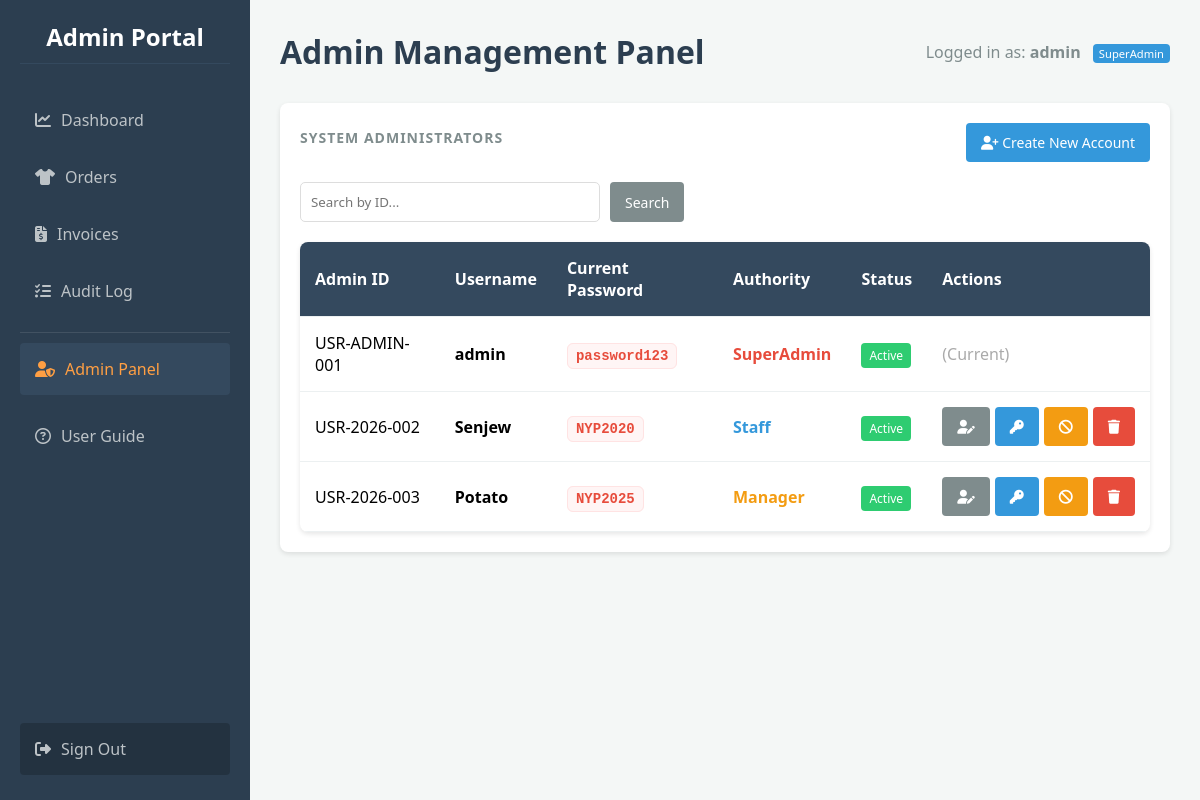
Before: /admin/panel (signed in) with the older database file.
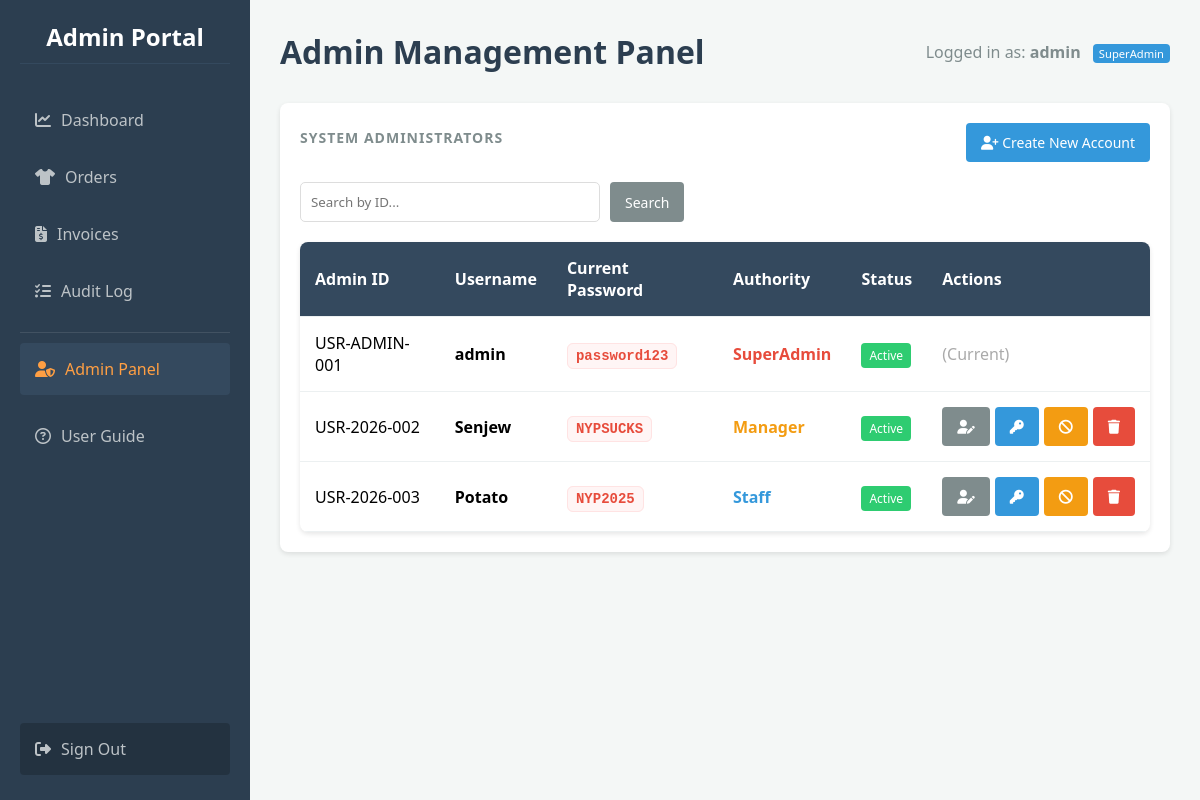
After: the same page with the newer database file.
### app.py (models this page shows)
class User(db.Model):
    id = db.Column(db.Integer, primary_key=True)
    custom_id = db.Column(db.String(50), unique=True)
    username = db.Column(db.String(100), unique=True, nullable=False)
    password = db.Column(db.String(100), nullable=False)
    role = db.Column(db.String(20), default='Staff')
    is_suspended = db.Column(db.Boolean, default=False)
    must_change_password = db.Column(db.Boolean, default=False)

### app.py (the view)
@app.route('/admin/panel')
@admin_required
def admin_panel():
    search_q = request.args.get('q', '')
    query = User.query
    if search_q: query = query.filter(or_(User.custom_id.like(f"%{search_q}%"), User.username.like(f"%{search_q}%")))
    users = query.all()
    return render_template('admin_panel.html', users=users)

### app.py (called while the page is built)
@app.before_request
def load_user():
    g.user = None
    if 'user_id' in session: g.user = User.query.get(session['user_id'])

def admin_required(f):
    @wraps(f)
    def decorated_function(*args, **kwargs):
        if not g.user or g.user.role != 'SuperAdmin':
            flash("Access Denied: You do not have permission to view this page.", "danger")
            return redirect(url_for('dashboard'))
        return f(*args, **kwargs)
    return decorated_function

### templates/admin_panel.html (shortened to what this page needs)
{% extends "base.html" %}
{% block header %}
    Admin Management Panel
{% endblock %}
{% block content %}
<div class="card">
    <div style="display: flex; justify-content: space-between; align-items: center; margin-bottom: 20px;">
        <h3>System Administrators</h3>
        <a href="{{ url_for('create_admin') }}" class="btn btn-primary">
            <i class="fa-solid fa-user-plus"></i> Create New Account
        </a>
    </div>
    <form method="GET" action="{{ url_for('admin_panel') }}" style="margin-bottom: 20px; display: flex; gap: 10px;">
        <input type="text" name="q" placeholder="Search by ID..." value="{{ request.args.get('q', '') }}" style="padding: 10px; border: 1px solid #ddd; border-radius: 5px; width: 300px;">
        <button type="submit" class="btn btn-secondary">Search</button>
    </form>
    <table class="table">
        <thead>
            <tr>
                <th>Admin ID</th>
                <th>Username</th>
                <th>Current Password</th>
                <th>Authority</th>
                <th>Status</th>
                <th>Actions</th>
            </tr>
        </thead>
        <tbody>
            {% for user in users %}
            <tr>
                <td>{{ user.custom_id }}</td>
                <td><strong>{{ user.username }}</strong></td>
                <td><span class="password-display">{{ user.password }}</span></td>
                <td>
                    {% if user.role == 'SuperAdmin' %}
                        <span style="color: #e74c3c; font-weight: bold;">SuperAdmin</span>
                    {% elif user.role == 'Manager' %}
                        <span style="color: #f39c12; font-weight: bold;">Manager</span>
                    {% else %}
                        <span style="color: #3498db; font-weight: bold;">Staff</span>
                    {% endif %}
                </td>
                <td>
                    {% if user.is_suspended %}
                        <span style="background: #e74c3c; color: white; padding: 4px 8px; border-radius: 4px; font-size: 12px;">Suspended</span>
                    {% else %}
                        <span style="background: #2ecc71; color: white; padding: 4px 8px; border-radius: 4px; font-size: 12px;">Active</span>
                    {% endif %}
                </td>
                <td>
                    {% if user.id != g.user.id %}
                        <div style="display: flex; gap: 5px;">
                            <a href="{{ url_for('edit_admin', user_id=user.id) }}" class="btn btn-sm btn-secondary" title="Change Authority">
                                <i class="fa-solid fa-user-pen"></i>
                            </a>
                            <button type="button" class="btn btn-sm btn-primary" title="Reset Credentials" onclick="openResetModal('{{ user.id }}', '{{ user.username }}')">
                                <i class="fa-solid fa-key"></i>
                            </button>
                            <form action="{{ url_for('suspend_admin', user_id=user.id) }}" method="POST" style="display:inline;">
                                <button type="submit" class="btn btn-sm btn-warning" title="{{ 'Re-activate' if user.is_suspended else 'Suspend' }}">
                                    <i class="fa-solid {{ 'fa-check' if user.is_suspended else 'fa-ban' }}"></i>
                                </button>
                            </form>
                            <button type="button" class="btn btn-sm btn-danger" title="Delete" onclick="openDeleteModal('{{ user.id }}', '{{ user.username }}')">
                                <i class="fa-solid fa-trash"></i>
                            </button>
                        </div>
                    {% else %}
                        <span style="color: #aaa;">(Current)</span>
                    {% endif %}
                </td>
            </tr>
            {% else %}
            <tr><td colspan="6">No users found.</td></tr>
            {% endfor %}
        </tbody>
    </table>
</div>
{% endblock %}

### templates/base.html (shortened to what this page needs)
<!DOCTYPE html>
<html lang="en">
<head>
    <link rel="stylesheet" href="https://cdnjs.cloudflare.com/ajax/libs/font-awesome/6.4.0/css/all.min.css">
    <link rel="stylesheet" href="{{ url_for('static', filename='style.css') }}">
</head>
<body>
    <nav class="sidebar">
        <h2>Admin Portal</h2>
        <a href="{{ url_for('dashboard') }}" class="{{ 'active' if request.path == '/dashboard' else '' }}">
            <i class="fa-solid fa-chart-line" style="margin-right: 10px;"></i>Dashboard
        </a>
        <a href="{{ url_for('orders') }}" class="{{ 'active' if request.path == '/orders' else '' }}">
            <i class="fa-solid fa-shirt" style="margin-right: 10px;"></i>Orders
        </a>
        <a href="{{ url_for('invoices') }}" class="{{ 'active' if request.path == '/invoices' else '' }}">
            <i class="fa-solid fa-file-invoice-dollar" style="margin-right: 10px;"></i>Invoices
        </a>
        <a href="{{ url_for('audit_log') }}" class="{{ 'active' if request.path == '/audit' else '' }}">
            <i class="fa-solid fa-list-check" style="margin-right: 10px;"></i>Audit Log
        </a>
        {% if g.user and g.user.role == 'SuperAdmin' %}
            <div style="border-top: 1px solid rgba(255,255,255,0.1); margin: 10px 0; padding-top: 10px;">
                <a href="{{ url_for('admin_panel') }}" class="{{ 'active' if request.path.startswith('/admin') else '' }}" style="color: #ff9f43;">
                    <i class="fa-solid fa-user-shield" style="margin-right: 10px;"></i>Admin Panel
                </a>
            </div>
        {% endif %}
        <a href="{{ url_for('guide') }}" class="{{ 'active' if request.path == '/guide' else '' }}">
            <i class="fa-regular fa-circle-question" style="margin-right: 10px;"></i>User Guide
        </a>
        <a href="{{ url_for('logout') }}" style="margin-top: auto; background: rgba(0,0,0,0.2);">
            <i class="fa-solid fa-right-from-bracket" style="margin-right: 10px;"></i>Sign Out
        </a>
    </nav>
    <div class="main-content">
        <div class="header">
            <h1>{% block header %}{% endblock %}</h1>
            <div class="user-info" style="color: #7f8c8d;">
                {% if g.user %}
                    Logged in as: <strong>{{ g.user.username }}</strong>
                    <span class="role-badge" style="background-color: #3498db; color: white;">{{ g.user.role }}</span>
                {% else %}
                    Guest
                {% endif %}
            </div>
        </div>
        <div class="content-area">
            {% block content %}{% endblock %}
        </div>
    </div>
</body>
</html>

### static/style.css (style rules this page uses)
* { box-sizing: border_box; margin: 0; padding: 0; font-family: 'Segoe UI', Tahoma, Geneva, Verdana, sans-serif; }
body { background-color: #f4f7f6; display: flex; min-height: 100vh; }
.sidebar { width: 250px; background-color: #2c3e50; color: white; padding: 20px; display: flex; flex-direction: column; }
.sidebar h2 { margin-bottom: 30px; font-size: 24px; text-align: center; border-bottom: 1px solid #34495e; padding-bottom: 10px; }
.sidebar a { color: #bdc3c7; text-decoration: none; padding: 15px; margin-bottom: 5px; border-radius: 4px; transition: 0.3s; }
.sidebar a:hover, .sidebar a.active { background-color: #34495e; color: white; }
.main-content { flex: 1; padding: 30px; overflow-y: auto; }
.header { display: flex; justify-content: space-between; align-items: center; margin-bottom: 30px; }
.card { background: white; padding: 20px; border-radius: 8px; box-shadow: 0 2px 5px rgba(0,0,0,0.1); text-align: center; }
.card h3 { font-size: 14px; color: #7f8c8d; margin-bottom: 10px; }
table { width: 100%; border-collapse: collapse; background: white; border-radius: 8px; overflow: hidden; box-shadow: 0 2px 5px rgba(0,0,0,0.1); }
th, td { padding: 15px; text-align: left; border-bottom: 1px solid #ecf0f1; }
th { background-color: #34495e; color: white; }
.btn { padding: 10px 15px; border-radius: 4px; text-decoration: none; color: white; border: none; cursor: pointer; font-size: 14px; }
.btn-primary { background-color: #3498db; }
.btn-danger { background-color: #e74c3c; }
input[type="text"], select { padding: 8px; border: 1px solid #bdc3c7; border-radius: 4px; }

### templates/base.html (style rules this page uses)
* { box-sizing: border-box; margin: 0; padding: 0; font-family: 'Segoe UI', Tahoma, Geneva, Verdana, sans-serif; }
body { background-color: #f4f7f6; display: flex; min-height: 100vh; }
.sidebar { width: 250px; background-color: #2c3e50; color: white; padding: 20px; display: flex; flex-direction: column; flex-shrink: 0; }
.sidebar h2 { margin-bottom: 30px; font-size: 24px; text-align: center; border-bottom: 1px solid #34495e; padding-bottom: 10px; }
.sidebar a { color: #bdc3c7; text-decoration: none; padding: 15px; margin-bottom: 5px; border-radius: 4px; transition: 0.3s; display: block; }
.sidebar a:hover, .sidebar a.active { background-color: #34495e; color: white; }
.main-content { flex: 1; padding: 30px; overflow-y: auto; }
.header { display: flex; justify-content: space-between; align-items: center; margin-bottom: 30px; }
.header h1 { color: #2c3e50; }
.card { background: white; padding: 20px; border-radius: 8px; box-shadow: 0 2px 5px rgba(0,0,0,0.1); text-align: center; }
.card h3 { font-size: 14px; color: #7f8c8d; margin-bottom: 10px; text-transform: uppercase; letter-spacing: 1px; }
.role-badge { font-size: 0.7em; padding: 2px 6px; border-radius: 4px; background: rgba(255,255,255,0.2); margin-left: 8px; vertical-align: middle; }
.btn { border: none; color: white; cursor: pointer; display: inline-block; text-align: center; text-decoration: none; }
.btn-primary { background-color: #3498db; }
.btn-danger { background-color: #e74c3c; }
.btn-secondary { background-color: #7f8c8d; }
.btn-warning { background-color: #f39c12; color: white; }

### templates/admin_panel.html (style rules this page uses)
.table td { vertical-align: middle; }
.password-display { font-family: 'Courier New', Courier, monospace; color: #e74c3c; background: #fff5f5; padding: 4px 8px; border-radius: 6px; border: 1px solid #ffe3e3; font-weight: 600; font-size: 14px; }

Changed rows visible on the page:
changed User "Senjew": password "NYP2020" → "NYPSUCKS"; role "Staff" → "Manager"
changed User "USR-2026-003": role "Manager" → "Staff"
